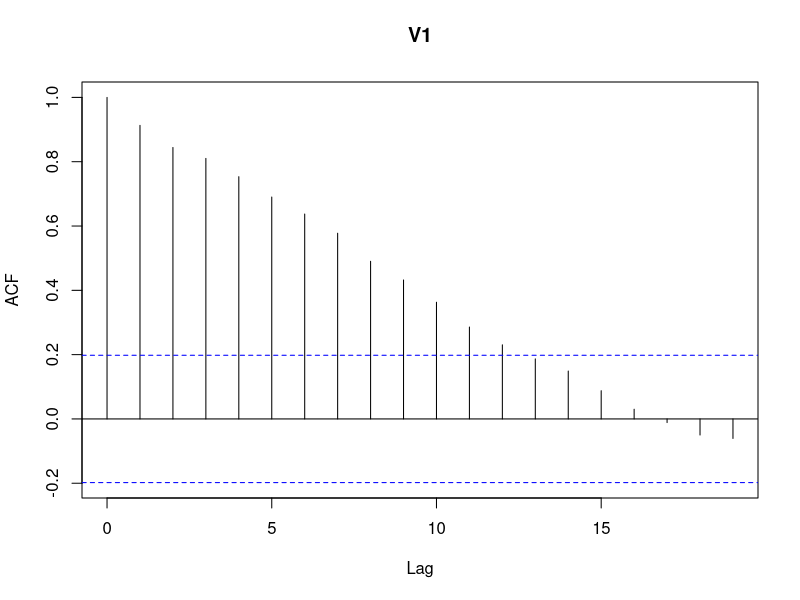
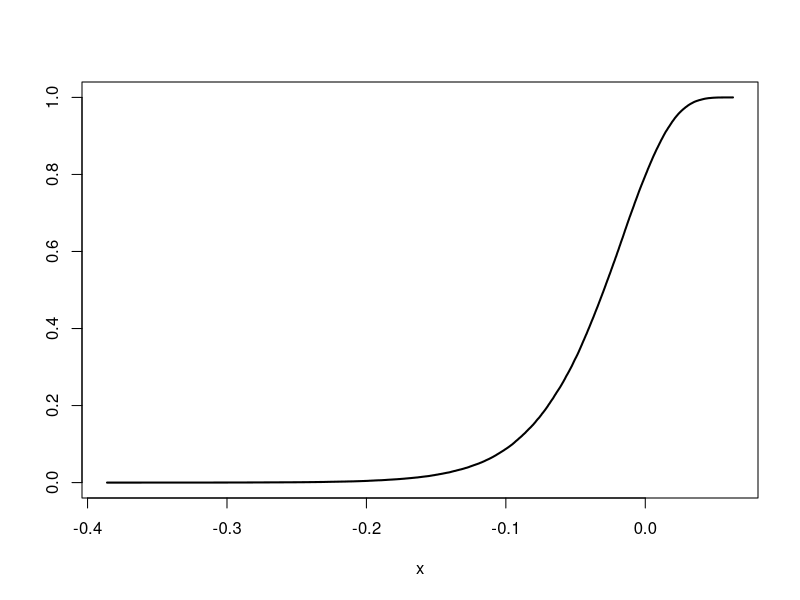

R code for these plots, in order:
## ---- chunk 1
knitr::opts_knit$set(root.dir = '/home/tucker/Documents/GitHub/BEwebinar/Data')
## ---- chunk 2
pop <- read.table("USpop.dat")
pop <- ts(pop, start = 1901)
pop.diff <- diff(pop)*10^(-6)
acf(pop.diff)
## ---- chunk 3
n <- length(pop.diff)
kappa.hat <- pacf(pop.diff,lag=n-1,plot=FALSE)$acf[,,1]
pop.ar1 <- kappa.hat[1]
pop.resids <- pop.diff[2:n] - pop.ar1*pop.diff[1:(n-1)]
pop.resids <- pop.resids - mean(pop.resids)
pop.edf <- sort(pop.resids)

monte.roots <- NULL
Monte <- 100000
for(i in 1:Monte)
{
	monte.resids <- sample(pop.edf,size=n,replace=TRUE)
	init.value <- sample(pop.diff,size=1)
	monte.sample <- filter(monte.resids,pop.ar1,method="recursive",init=init.value)
	monte.root <- pacf(monte.sample,lag=n-1,plot=FALSE)$acf[,,1][1] - pop.ar1
	monte.roots <- c(monte.roots,monte.root)
}
# hist(monte.roots)
interval <- c(sort(monte.roots)[floor(.025*Monte)],sort(monte.roots)[floor(.975*Monte)])
## ---- chunk 4
plot(sort(monte.roots),seq(1,Monte)/Monte,type="l",xlab="x",ylab="",lwd=2)
